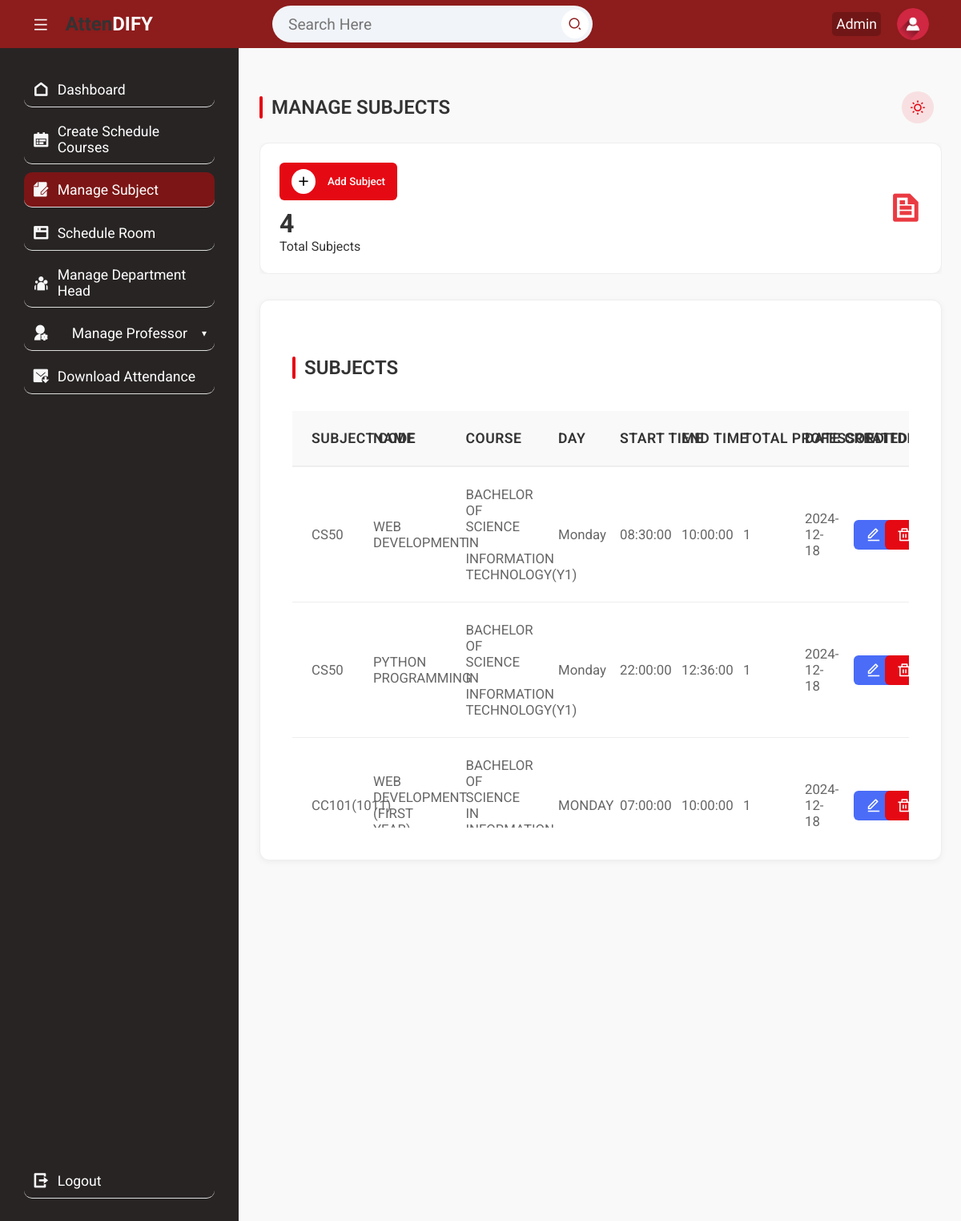
Screenshot of /manage-subject (signed in) with the database file from the repository.
### tables this page shows
CREATE TABLE `tblunit` (
  `Id` int(10) NOT NULL,
  `name` varchar(50) NOT NULL,
  `unitCode` varchar(50) NOT NULL,
  `courseID` varchar(50) NOT NULL,
  `scheduleDay` varchar(10) NOT NULL,
  `startTime` time NOT NULL,
  `endTime` time NOT NULL,
  `dateCreated` date NOT NULL
);

CREATE TABLE `tblcourse` (
  `Id` int(50) NOT NULL,
  `name` varchar(50) NOT NULL,
  `yearlevelID` int(50) NOT NULL,
  `dateCreated` date NOT NULL,
  `courseCode` varchar(50) NOT NULL
);

### resources/pages/administrator/manage-subject.php (the view, shortened to what this page needs)
<!DOCTYPE html>
<html lang="en" data-theme="light">
<head>
    <link rel="stylesheet" href="resources/assets/css/admin_styles.css">
    <link href="https://cdnjs.cloudflare.com/ajax/libs/remixicon/4.2.0/remixicon.css" rel="stylesheet">
</head>
<body>
    <?php include 'includes/topbar.php' ?>
    <section class="main">
        <?php include 'includes/sidebar.php'; ?>
        <div class="main--content">
            <div class="title">
                <h2 class="section--title">MANAGE SUBJECTS</h2>
                <button id="theme-toggle" class="theme-toggle" title="Toggle dark/light mode">
                    <i class="ri-sun-line" id="theme-icon"></i>
                </button>
            </div>
            <div class="overview">
                <div class="cards">
                    <div class="card" id="addUnit">
                        <div class="card--data">
                            <div class="card--content">
                                <button class="add"><i class="ri-add-line"></i>Add Subject</button>
                                <h1><?php total_rows('tblunit') ?></h1>
                                <p>Total Subjects</p>
                            </div>
                            <i class="ri-file-text-line card--icon--lg"></i>
                        </div>
                    </div>
                </div>
            </div>
            <div class="table-container">
                <div class="title">
                    <h2 class="section--title">SUBJECTS</h2>
                </div>
                <div class="table">
                    <table>
                        <thead>
                            <tr>
                                <th style="width: 10%">Subject Code</th>
                                <th style="width: 15%">Name</th>
                                <th style="width: 15%">Course</th>
                                <th style="width: 10%">Day</th>
                                <th style="width: 10%">Start Time</th>
                                <th style="width: 10%">End Time</th>
                                <th style="width: 10%">Total Professor</th>
                                <th style="width: 10%">Date Created</th>
                                <th style="width: 5%">Edit</th>
                                <th style="width: 5%">Delete</th>
                            </tr>
                        </thead>
                        <tbody>
                            <?php
                            $sql = "SELECT
                          c.name AS course_name,
                          u.unitCode AS unit_code,
                          u.name AS unit_name, u.Id as Id,
                          u.scheduleDay AS schedule_day,
                          u.startTime AS start_time,
                          u.endTime AS end_time,
                          u.dateCreated AS date_created,
                          COUNT(s.Id) AS total_professor
                          FROM tblunit u
                          LEFT JOIN tblcourse c ON u.courseID = c.Id
                          LEFT JOIN tblprofessor s ON c.courseCode = s.courseCode
                          GROUP BY u.Id";
                            $result = fetch($sql);
                            if ($result) {
                                foreach ($result as $row) {
                                    echo "<tr id='rowunit{$row["Id"]}'>";
                                    echo "<td>" . $row["unit_code"] . "</td>";
                                    echo "<td>" . $row["unit_name"] . "</td>";
                                    echo "<td>" . $row["course_name"] . "</td>";
                                    echo "<td>" . $row["schedule_day"] . "</td>";
                                    echo "<td>" . $row["start_time"] . "</td>";
                                    echo "<td>" . $row["end_time"] . "</td>";
                                    echo "<td>" . $row["total_professor"] . "</td>";
                                    echo "<td>" . $row["date_created"] . "</td>";
                                    echo "<td><i class='ri-edit-line edit' data-id='{$row["Id"]}' data-name='unit'></i></td>";
                                    echo "<td><i class='ri-delete-bin-line delete' data-id='{$row["Id"]}' data-name='unit'></i></td>";
                                    echo "</tr>";
                                }
                            } else {
                                echo "<tr><td colspan='10'>No records found</td></tr>";
                            }
                            ?>
                        </tbody>
                    </table>
                </div>
            </div>
        </div>
    </section>
</body>
</html>

### resources/assets/css/admin_styles.css (style rules this page uses)
* { margin: 0; padding: 0; box-sizing: border-box; font-family: 'Roboto', sans-serif; }
body { position: relative; width: 100%; }
.main { position: relative; width: 100%; min-height: calc(100vh - 60px); }
thead { position:sticky; top:0; background-color:white; padding:20px; }
.main--content { position: absolute; top: 0; right: 0; height: 100%; width: calc(100% - 300px); padding: 0 40px; transition: .3s; }
.title { display: flex; align-items: center; justify-content: space-between; margin-bottom: 10px; margin-top: 30px; }
.section--title { font-weight: 400; }
.cards { display: flex; gap: 20px; }
.card { padding: 20px; border-radius: 20px; min-width: 230px; height: auto; transition: .3s; }
.card--data { display: flex; align-items: flex-start; justify-content: space-between; }
.card h1 { font-size: 20px; margin-top: 10px; }
.card--icon--lg { font-size: 40px; color:black; font-weight:bold; }
.add { display: flex; align-items: center; padding: 5px 10px; outline: none; border: none; background-color: #8d1c1c; color: #fff; border-radius: 5px; cursor: pointer; transition: .3s; }
.add i { margin-right: 10px; padding: 5px; background-color: #fff; border-radius: 50%; color: #000; }
.table-container { margin-bottom: 20px; }
.table { height: 200px; overflow-y: scroll; }
table { width: 100%; text-align: left; border-collapse: collapse; }
tr { border-bottom: 1px solid #f1f1f1; }
td, th { padding-block: 10px; padding:10px; }
.edit { color: #70d7a5; margin-right: 10px; }
.delete { color: #e86786; }
@media screen and (max-width:1350px) { .cards, .rooms--cards { overflow-x: hidden; } }

### rows the page displays
tblunit: unitCode "CS50", name "WEB DEVELOPMENT", courseID.name "BACHELOR OF SCIENCE IN INFORMATION TECHNOLOGY(Y1)", scheduleDay "Monday", startTime "08:30:00", endTime "10:00:00", total_professor "1", dateCreated "2024-12-18"
tblunit: unitCode "CS50", name "PYTHON PROGRAMMING", courseID.name "BACHELOR OF SCIENCE IN INFORMATION TECHNOLOGY(Y1)", scheduleDay "Monday", startTime "22:00:00", endTime "12:36:00", total_professor "1", dateCreated "2024-12-18"
tblunit: unitCode "CC101(1011)", name "WEB DEVELOPMENT (FIRST…", courseID.name "BACHELOR OF SCIENCE IN…", scheduleDay "MONDAY", startTime "07:00:00", endTime "10:00:00", total_professor "1", dateCreated "2024-12-18"

### other values shown
$logged_in->name "Admin"
$total_rows "4"
